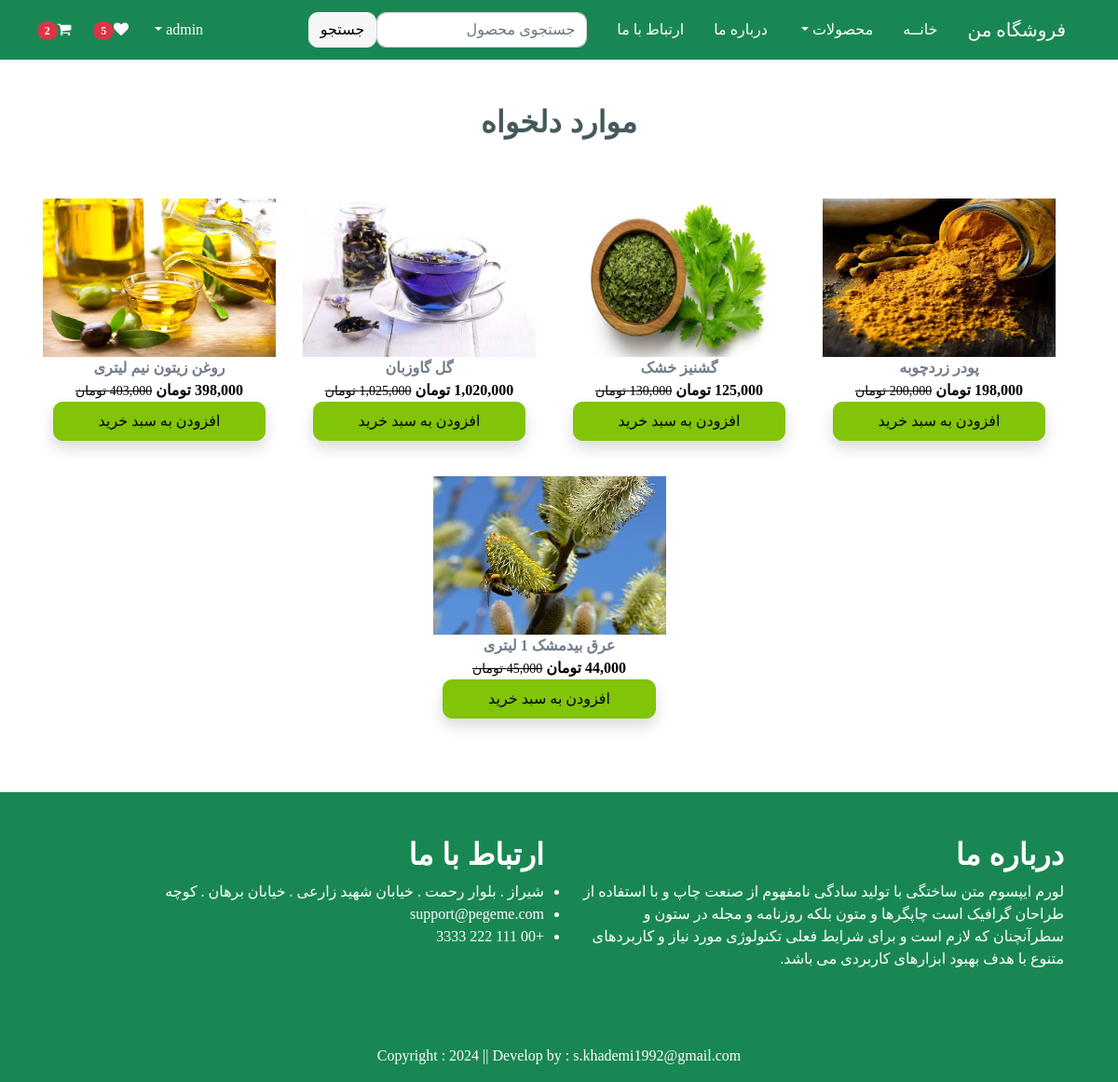
Screenshot of /wishlist/ (signed in) with the database file from the repository.
### app/models.py (models this page shows, shortened)
class Wishlist(models.Model):
    user = models.ForeignKey(User, on_delete=models.CASCADE)
    product = models.ForeignKey(Product, on_delete=models.CASCADE)

class Product(models.Model):
    title = models.CharField(max_length=100)
    selling_price = models.DecimalField(default=0, decimal_places=0, max_digits=12)
    discounted_price = models.DecimalField(default=0, decimal_places=0, max_digits=12, null=True, blank=True)
    description = models.TextField()
    category = models.CharField(choices=CATEGORY_CHOICES, max_length=2)
    product_image = models.ImageField(upload_to='product')

### app/views.py (the view)
# urls.py: path('wishlist/', views.show_wishlist, name='showwishlist'),
@login_required
def show_wishlist(request):
    user = request.user
    totalitem = 0
    wishitem = 0
    if request.user.is_authenticated:
        totalitem = len(Cart.objects.filter(user=request.user))
        wishitem = len(Wishlist.objects.filter(user=request.user))
    product = Wishlist.objects.filter(user=user)
    return render(request, 'app/wishlist.html', locals())

### app/templates/app/wishlist.html (shortened to what this page needs)
{% extends 'app/base.html' %}
{% load static %}
{% load humanize %}
{% block main-content %}
    <div class="container my-5">
        <h2 class="text-center pb-5">موارد دلخواه</h2>
        <div class="row">
            <div>
                <div class="row row-cols-sm-2 row-cols-md-3 row-cols-xl-4 justify-content-center">
                    {% for prod in product %}
                        <div class="col-sm-6 text-center mb-4 hover-shadow">
                            <a href="{% url 'product-detail' prod.product.id %}" class="btn">
                                <div class="card-image">
                                    <img src="{{ prod.product.product_image.url }}" width="250px" height="170px">
                                    <div class="fw-bold">{{ prod.product.title }}</div>
                                    <div class="fw-bold text-black">
                                        {{ prod.product.discounted_price | intcomma }} تومان
                                    <small class="fw-light text-decoration-line-through">{{ prod.product.selling_price | intcomma }} تومان</small>
                                    </div>
                                    <form action="/add-to-cart" class="d-inline">
                                        <button type="submit" class="btn btn-primary shadow px-5 py-2">افزودن به سبد خرید</button>
                                    </form>
                                </div>
                            </a>
                        </div>
                    {% endfor %}
                </div>
            </div>
        </div>
    </div>
{% endblock main-content %}

### app/templates/app/base.html (shortened to what this page needs)
<!DOCTYPE html>
{% load static %}
<html lang="fa" dir="rtl">
<head>
    <link href="https://cdn.jsdelivr.net/npm/bootstrap@5.3.3/dist/css/bootstrap.min.css" rel="stylesheet">
    <link rel="stylesheet" href="{% static 'app/css/all.min.css' %}">
    <link rel="stylesheet" href="{% static 'app/css/owl.carousel.min.css' %}">
    <link rel="stylesheet" href="{% static 'app/css/style.css' %}">
    <link rel="stylesheet" href="{% static 'app/css/font-awesome.min.css' %}">
    <link rel="stylesheet" href="{% static 'app/css/responsive.css' %}">
    <link rel="stylesheet" href="{% static 'app/css/bootstrap.min.css' %}">
</head>
<body class="font" dir="rtl">
    <nav class="navbar sticky-top navbar-expand-lg navbar-dark bg-success">
        <div class="container-fluid my-1">
            <a class="navbar-brand px-3" href="{% url 'home' %}">فروشگاه من</a>
            <div class="collapse navbar-collapse justify-content-between" style="direction: rtl" id="navbarSupportedContent">
                <ul class="navbar-nav mb-2 mb-lg-0">
                    <li class="nav-item mx-2">
                        <a class="nav-link active" aria-current="page" href="{% url 'home' %}">خانــه</a>
                    </li>
                    <li class="nav-item dropdown mx-2">
                        <a class="nav-link dropdown-toggle text-white" href="#" role="button" data-bs-toggle="dropdown" aria-expanded="false">محصولات </a>
                    </li>
                    <li class="nav-item mx-2">
                        <a class="nav-link text-white" href="{% url 'about' %}">درباره ما</a>
                    </li>
                    <li class="nav-item mx-2">
                        <a class="nav-link text-white" href="{% url 'contact' %}">ارتباط با ما</a>
                    </li>
                </ul>
                <form class="d-flex mx-2" role="search" action="/search">
                    <input class="form-control me-2" type="search" placeholder="جستجوی محصول" name="search" aria-label="Search">
                    <button class="btn btn-light" type="submit">جستجو</button>
                </form>
                <ul class="navbar-nav d-flex me-auto mb-2 mb-lg-0">
                    {% if user.is_authenticated %}
                    <li class="nav-item dropdown mx-2">
                        <a class="nav-link dropdown-toggle text-white" href="#" id="profileDropdown" role="button" data-bs-toggle="dropdown" aria-expanded="false">{{ request.user.username }} </a>
                    </li>
                    <li class="nav-item">
                        <a href="{% url 'showwishlist' %}" class="nav-link text-white"><i class="fa fa-heart"></i><span class="badge bg-danger">{% if wishitem > 0 %} {{ wishitem }} {% endif %}</span></a>
                    </li>
                    <li class="nav-item mx-2">
                        <a href="{% url 'showcart' %}" class="nav-link text-white"><i class="fa fa-shopping-cart"></i><span class="badge bg-danger">{% if totalitem > 0 %} {{ totalitem }} {% endif %}</span></a>
                    </li>
                    {% endif %}
                </ul>
            </div>
        </div>
    </nav>
{% block main-content %}{% endblock main-content %}
	<div class="text-white bg-success py-5">
		<div class="container">
			<div class="row">
				<div class="col-lg-6 col-md-6 px-3">
					<div class="about-widget">
						<h2 class="fs-sm-1 text-white">درباره ما</h2>
						<p>
                            لورم ایپسوم متن ساختگی با تولید سادگی نامفهوم از صنعت چاپ و با استفاده از طراحان گرافیک است چاپگرها و متون بلکه روزنامه و مجله در ستون و سطرآنچنان که لازم است و برای شرایط فعلی تکنولوژی مورد نیاز و کاربردهای متنوع با هدف بهبود ابزارهای کاربردی می باشد.
                        </p>
					</div>
				</div>
				<div class="col-lg-6 col-md-6 px-3">
					<div class="footer-box get-in-touch">
						<h2 class="widget-title text-white">ارتباط با ما</h2>
						<ul>
							<li>شیراز . بلوار رحمت . خیابان شهید زارعی . خیابان برهان . کوچه</li>
							<li>support@pegeme.com</li>
							<li>+00 111 222 3333</li>
						</ul>
					</div>
				</div>
			</div>
		</div>
	</div>
    <footer class="py-3 bg-success col-lg-12 col-md-12">
        <div class="container">
            <p class="m-0 text-center text-white">Copyright : 2024 || Develop by : s.khademi1992@gmail.com</p>
        </div>
    </footer>
</body>
</html>

### app/static/app/css/style.css (style rules this page uses)
* { margin: 0; padding: 0; box-sizing: border-box; }
.font { font-family: font; }

### rows the page displays
Wishlist: product.product_image (picture), product "پودر زردچوبه", product.selling_price "200,000"
Wishlist: product.product_image (picture), product "گشنیز خشک", product.selling_price "130,000"
Wishlist: product.product_image (picture), product "گل گاوزبان", product.discounted_price "1,020,000", product.selling_price "1,025,000"
Wishlist: product.product_image (picture), product "روغن زیتون نیم لیتری", product.discounted_price "398,000", product.selling_price "403,000"
Wishlist: product.product_image (picture), product "عرق بیدمشک 1 لیتری", product.discounted_price "44,000", product.selling_price "45,000"

### other values shown
{{ request.user.username }} "admin"
{{ wishitem }} "5"
{{ totalitem }} "2"
